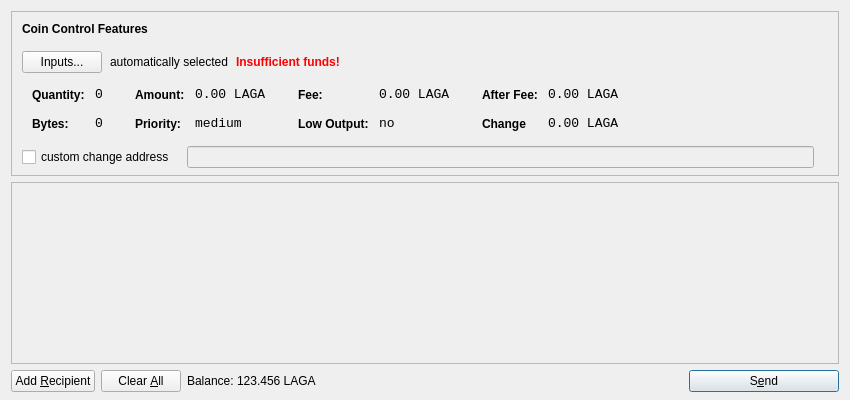
<?xml version="1.0" encoding="UTF-8"?>
<ui version="4.0">
 <class>SendCoinsDialog</class>
 <widget class="QDialog" name="SendCoinsDialog">
  <property name="geometry">
   <rect>
    <x>0</x>
    <y>0</y>
    <width>850</width>
    <height>400</height>
   </rect>
  </property>
  <property name="windowTitle">
   <string>Send Coins</string>
  </property>
  <layout class="QVBoxLayout" name="verticalLayout" stretch="0,1,0">
   <property name="bottomMargin">
    <number>8</number>
   </property>
   <item>
    <widget class="QFrame" name="frameCoinControl">
     <property name="sizePolicy">
      <sizepolicy hsizetype="Expanding" vsizetype="Expanding">
       <horstretch>0</horstretch>
       <verstretch>0</verstretch>
      </sizepolicy>
     </property>
     <property name="maximumSize">
      <size>
       <width>16777215</width>
       <height>16777215</height>
      </size>
     </property>
     <property name="frameShape">
      <enum>QFrame::StyledPanel</enum>
     </property>
     <property name="frameShadow">
      <enum>QFrame::Sunken</enum>
     </property>
     <layout class="QVBoxLayout" name="verticalLayoutCoinControl2">
      <property name="spacing">
       <number>-1</number>
      </property>
      <property name="leftMargin">
       <number>0</number>
      </property>
      <property name="topMargin">
       <number>0</number>
      </property>
      <property name="rightMargin">
       <number>0</number>
      </property>
      <property name="bottomMargin">
       <number>6</number>
      </property>
      <item>
       <layout class="QVBoxLayout" name="verticalLayoutCoinControl" stretch="0,0,0,0,1">
        <property name="spacing">
         <number>0</number>
        </property>
        <property name="leftMargin">
         <number>10</number>
        </property>
        <property name="topMargin">
         <number>10</number>
        </property>
        <item>
         <layout class="QHBoxLayout" name="horizontalLayoutCoinControl1">
          <property name="bottomMargin">
           <number>15</number>
          </property>
          <item>
           <widget class="QLabel" name="labelCoinControlFeatures">
            <property name="sizePolicy">
             <sizepolicy hsizetype="Preferred" vsizetype="Maximum">
              <horstretch>0</horstretch>
              <verstretch>0</verstretch>
             </sizepolicy>
            </property>
            <property name="font">
             <font>
              <weight>75</weight>
              <bold>true</bold>
             </font>
            </property>
            <property name="styleSheet">
             <string notr="true">font-weight:bold;</string>
            </property>
            <property name="text">
             <string>Coin Control Features</string>
            </property>
           </widget>
          </item>
         </layout>
        </item>
        <item>
         <layout class="QHBoxLayout" name="horizontalLayoutCoinControl2" stretch="0,0,0,0">
          <property name="spacing">
           <number>8</number>
          </property>
          <property name="bottomMargin">
           <number>10</number>
          </property>
          <item>
           <widget class="QPushButton" name="pushButtonCoinControl">
            <property name="styleSheet">
             <string notr="true"/>
            </property>
            <property name="text">
             <string>Inputs...</string>
            </property>
           </widget>
          </item>
          <item>
           <widget class="QLabel" name="labelCoinControlAutomaticallySelected">
            <property name="text">
             <string>automatically selected</string>
            </property>
            <property name="margin">
             <number>5</number>
            </property>
           </widget>
          </item>
          <item>
           <widget class="QLabel" name="labelCoinControlInsuffFunds">
            <property name="font">
             <font>
              <weight>75</weight>
              <bold>true</bold>
             </font>
            </property>
            <property name="styleSheet">
             <string notr="true">color:red;font-weight:bold;</string>
            </property>
            <property name="text">
             <string>Insufficient funds!</string>
            </property>
            <property name="margin">
             <number>5</number>
            </property>
           </widget>
          </item>
          <item>
           <spacer name="horizontalSpacerCoinControl">
            <property name="orientation">
             <enum>Qt::Horizontal</enum>
            </property>
            <property name="sizeHint" stdset="0">
             <size>
              <width>40</width>
              <height>1</height>
             </size>
            </property>
           </spacer>
          </item>
         </layout>
        </item>
        <item>
         <widget class="QWidget" name="widgetCoinControl" native="true">
          <property name="sizePolicy">
           <sizepolicy hsizetype="Preferred" vsizetype="Preferred">
            <horstretch>0</horstretch>
            <verstretch>0</verstretch>
           </sizepolicy>
          </property>
          <property name="minimumSize">
           <size>
            <width>0</width>
            <height>0</height>
           </size>
          </property>
          <property name="styleSheet">
           <string notr="true"/>
          </property>
          <layout class="QHBoxLayout" name="horizontalLayoutCoinControl5">
           <property name="margin">
            <number>0</number>
           </property>
           <item>
            <layout class="QHBoxLayout" name="horizontalLayoutCoinControl3" stretch="0,0,0,1">
             <property name="spacing">
              <number>20</number>
             </property>
             <property name="topMargin">
              <number>0</number>
             </property>
             <property name="bottomMargin">
              <number>10</number>
             </property>
             <item>
              <layout class="QFormLayout" name="formLayoutCoinControl1">
               <property name="horizontalSpacing">
                <number>10</number>
               </property>
               <property name="verticalSpacing">
                <number>14</number>
               </property>
               <property name="leftMargin">
                <number>10</number>
               </property>
               <property name="topMargin">
                <number>4</number>
               </property>
               <property name="rightMargin">
                <number>6</number>
               </property>
               <item row="0" column="0">
                <widget class="QLabel" name="labelCoinControlQuantityText">
                 <property name="styleSheet">
                  <string notr="true">font-weight:bold;</string>
                 </property>
                 <property name="text">
                  <string>Quantity:</string>
                 </property>
                 <property name="margin">
                  <number>0</number>
                 </property>
                </widget>
               </item>
               <item row="0" column="1">
                <widget class="QLabel" name="labelCoinControlQuantity">
                 <property name="font">
                  <font>
                   <family>Monospace</family>
                   <pointsize>10</pointsize>
                  </font>
                 </property>
                 <property name="cursor">
                  <cursorShape>IBeamCursor</cursorShape>
                 </property>
                 <property name="contextMenuPolicy">
                  <enum>Qt::ActionsContextMenu</enum>
                 </property>
                 <property name="text">
                  <string>0</string>
                 </property>
                 <property name="margin">
                  <number>0</number>
                 </property>
                 <property name="textInteractionFlags">
                  <set>Qt::LinksAccessibleByMouse|Qt::TextSelectableByKeyboard|Qt::TextSelectableByMouse</set>
                 </property>
                </widget>
               </item>
               <item row="1" column="0">
                <widget class="QLabel" name="labelCoinControlBytesText">
                 <property name="styleSheet">
                  <string notr="true">font-weight:bold;</string>
                 </property>
                 <property name="text">
                  <string>Bytes:</string>
                 </property>
                </widget>
               </item>
               <item row="1" column="1">
                <widget class="QLabel" name="labelCoinControlBytes">
                 <property name="font">
                  <font>
                   <family>Monospace</family>
                   <pointsize>10</pointsize>
                  </font>
                 </property>
                 <property name="cursor">
                  <cursorShape>IBeamCursor</cursorShape>
                 </property>
                 <property name="contextMenuPolicy">
                  <enum>Qt::ActionsContextMenu</enum>
                 </property>
                 <property name="text">
                  <string>0</string>
                 </property>
                 <property name="textInteractionFlags">
                  <set>Qt::LinksAccessibleByMouse|Qt::TextSelectableByKeyboard|Qt::TextSelectableByMouse</set>
                 </property>
                </widget>
               </item>
              </layout>
             </item>
             <item>
              <layout class="QFormLayout" name="formLayoutCoinControl2">
               <property name="horizontalSpacing">
                <number>10</number>
               </property>
               <property name="verticalSpacing">
                <number>14</number>
               </property>
               <property name="leftMargin">
                <number>6</number>
               </property>
               <property name="topMargin">
                <number>4</number>
               </property>
               <property name="rightMargin">
                <number>6</number>
               </property>
               <item row="0" column="0">
                <widget class="QLabel" name="labelCoinControlAmountText">
                 <property name="styleSheet">
                  <string notr="true">font-weight:bold;</string>
                 </property>
                 <property name="text">
                  <string>Amount:</string>
                 </property>
                 <property name="margin">
                  <number>0</number>
                 </property>
                </widget>
               </item>
               <item row="0" column="1">
                <widget class="QLabel" name="labelCoinControlAmount">
                 <property name="font">
                  <font>
                   <family>Monospace</family>
                   <pointsize>10</pointsize>
                  </font>
                 </property>
                 <property name="cursor">
                  <cursorShape>IBeamCursor</cursorShape>
                 </property>
                 <property name="contextMenuPolicy">
                  <enum>Qt::ActionsContextMenu</enum>
                 </property>
                 <property name="text">
                  <string>0.00 LAGA</string>
                 </property>
                 <property name="textInteractionFlags">
                  <set>Qt::LinksAccessibleByMouse|Qt::TextSelectableByKeyboard|Qt::TextSelectableByMouse</set>
                 </property>
                </widget>
               </item>
               <item row="1" column="0">
                <widget class="QLabel" name="labelCoinControlPriorityText">
                 <property name="styleSheet">
                  <string notr="true">font-weight:bold;</string>
                 </property>
                 <property name="text">
                  <string>Priority:</string>
                 </property>
                </widget>
               </item>
               <item row="1" column="1">
                <widget class="QLabel" name="labelCoinControlPriority">
                 <property name="font">
                  <font>
                   <family>Monospace</family>
                   <pointsize>10</pointsize>
                  </font>
                 </property>
                 <property name="cursor">
                  <cursorShape>IBeamCursor</cursorShape>
                 </property>
                 <property name="contextMenuPolicy">
                  <enum>Qt::ActionsContextMenu</enum>
                 </property>
                 <property name="text">
                  <string>medium</string>
                 </property>
                 <property name="textInteractionFlags">
                  <set>Qt::LinksAccessibleByMouse|Qt::TextSelectableByKeyboard|Qt::TextSelectableByMouse</set>
                 </property>
                </widget>
               </item>
              </layout>
             </item>
             <item>
              <layout class="QFormLayout" name="formLayoutCoinControl3">
               <property name="horizontalSpacing">
                <number>10</number>
               </property>
               <property name="verticalSpacing">
                <number>14</number>
               </property>
               <property name="leftMargin">
                <number>6</number>
               </property>
               <property name="topMargin">
                <number>4</number>
               </property>
               <property name="rightMargin">
                <number>6</number>
               </property>
               <item row="0" column="0">
                <widget class="QLabel" name="labelCoinControlFeeText">
                 <property name="styleSheet">
                  <string notr="true">font-weight:bold;</string>
                 </property>
                 <property name="text">
                  <string>Fee:</string>
                 </property>
                 <property name="margin">
                  <number>0</number>
                 </property>
                </widget>
               </item>
               <item row="0" column="1">
                <widget class="QLabel" name="labelCoinControlFee">
                 <property name="font">
                  <font>
                   <family>Monospace</family>
                   <pointsize>10</pointsize>
                  </font>
                 </property>
                 <property name="cursor">
                  <cursorShape>IBeamCursor</cursorShape>
                 </property>
                 <property name="contextMenuPolicy">
                  <enum>Qt::ActionsContextMenu</enum>
                 </property>
                 <property name="text">
                  <string>0.00 LAGA</string>
                 </property>
                 <property name="textInteractionFlags">
                  <set>Qt::LinksAccessibleByMouse|Qt::TextSelectableByKeyboard|Qt::TextSelectableByMouse</set>
                 </property>
                </widget>
               </item>
               <item row="1" column="0">
                <widget class="QLabel" name="labelCoinControlLowOutputText">
                 <property name="styleSheet">
                  <string notr="true">font-weight:bold;</string>
                 </property>
                 <property name="text">
                  <string>Low Output:</string>
                 </property>
                </widget>
               </item>
               <item row="1" column="1">
                <widget class="QLabel" name="labelCoinControlLowOutput">
                 <property name="font">
                  <font>
                   <family>Monospace</family>
                   <pointsize>10</pointsize>
                  </font>
                 </property>
                 <property name="cursor">
                  <cursorShape>IBeamCursor</cursorShape>
                 </property>
                 <property name="contextMenuPolicy">
                  <enum>Qt::ActionsContextMenu</enum>
                 </property>
                 <property name="text">
                  <string>no</string>
                 </property>
                 <property name="textInteractionFlags">
                  <set>Qt::LinksAccessibleByMouse|Qt::TextSelectableByKeyboard|Qt::TextSelectableByMouse</set>
                 </property>
                </widget>
               </item>
              </layout>
             </item>
             <item>
              <layout class="QFormLayout" name="formLayoutCoinControl4">
               <property name="horizontalSpacing">
                <number>10</number>
               </property>
               <property name="verticalSpacing">
                <number>14</number>
               </property>
               <property name="leftMargin">
                <number>6</number>
               </property>
               <property name="topMargin">
                <number>4</number>
               </property>
               <property name="rightMargin">
                <number>6</number>
               </property>
               <item row="0" column="0">
                <widget class="QLabel" name="labelCoinControlAfterFeeText">
                 <property name="styleSheet">
                  <string notr="true">font-weight:bold;</string>
                 </property>
                 <property name="text">
                  <string>After Fee:</string>
                 </property>
                 <property name="margin">
                  <number>0</number>
                 </property>
                </widget>
               </item>
               <item row="0" column="1">
                <widget class="QLabel" name="labelCoinControlAfterFee">
                 <property name="font">
                  <font>
                   <family>Monospace</family>
                   <pointsize>10</pointsize>
                  </font>
                 </property>
                 <property name="cursor">
                  <cursorShape>IBeamCursor</cursorShape>
                 </property>
                 <property name="contextMenuPolicy">
                  <enum>Qt::ActionsContextMenu</enum>
                 </property>
                 <property name="text">
                  <string>0.00 LAGA</string>
                 </property>
                 <property name="textInteractionFlags">
                  <set>Qt::LinksAccessibleByMouse|Qt::TextSelectableByKeyboard|Qt::TextSelectableByMouse</set>
                 </property>
                </widget>
               </item>
               <item row="1" column="0">
                <widget class="QLabel" name="labelCoinControlChangeText">
                 <property name="styleSheet">
                  <string notr="true">font-weight:bold;</string>
                 </property>
                 <property name="text">
                  <string>Change</string>
                 </property>
                </widget>
               </item>
               <item row="1" column="1">
                <widget class="QLabel" name="labelCoinControlChange">
                 <property name="font">
                  <font>
                   <family>Monospace</family>
                   <pointsize>10</pointsize>
                  </font>
                 </property>
                 <property name="cursor">
                  <cursorShape>IBeamCursor</cursorShape>
                 </property>
                 <property name="contextMenuPolicy">
                  <enum>Qt::ActionsContextMenu</enum>
                 </property>
                 <property name="text">
                  <string>0.00 LAGA</string>
                 </property>
                 <property name="textInteractionFlags">
                  <set>Qt::LinksAccessibleByMouse|Qt::TextSelectableByKeyboard|Qt::TextSelectableByMouse</set>
                 </property>
                </widget>
               </item>
              </layout>
             </item>
            </layout>
           </item>
          </layout>
         </widget>
        </item>
        <item>
         <layout class="QHBoxLayout" name="horizontalLayoutCoinControl4" stretch="0,0,0">
          <property name="spacing">
           <number>12</number>
          </property>
          <property name="sizeConstraint">
           <enum>QLayout::SetDefaultConstraint</enum>
          </property>
          <property name="topMargin">
           <number>5</number>
          </property>
          <property name="rightMargin">
           <number>5</number>
          </property>
          <item>
           <widget class="QCheckBox" name="checkBoxCoinControlChange">
            <property name="text">
             <string>custom change address</string>
            </property>
           </widget>
          </item>
          <item>
           <widget class="QLineEdit" name="lineEditCoinControlChange">
            <property name="enabled">
             <bool>false</bool>
            </property>
            <property name="sizePolicy">
             <sizepolicy hsizetype="Expanding" vsizetype="Fixed">
              <horstretch>0</horstretch>
              <verstretch>0</verstretch>
             </sizepolicy>
            </property>
           </widget>
          </item>
          <item>
           <widget class="QLabel" name="labelCoinControlChangeLabel">
            <property name="sizePolicy">
             <sizepolicy hsizetype="Preferred" vsizetype="Expanding">
              <horstretch>0</horstretch>
              <verstretch>0</verstretch>
             </sizepolicy>
            </property>
            <property name="minimumSize">
             <size>
              <width>0</width>
              <height>0</height>
             </size>
            </property>
            <property name="text">
             <string/>
            </property>
            <property name="margin">
             <number>3</number>
            </property>
           </widget>
          </item>
         </layout>
        </item>
        <item>
         <spacer name="verticalSpacerCoinControl">
          <property name="orientation">
           <enum>Qt::Vertical</enum>
          </property>
          <property name="sizeHint" stdset="0">
           <size>
            <width>800</width>
            <height>1</height>
           </size>
          </property>
         </spacer>
        </item>
       </layout>
      </item>
     </layout>
    </widget>
   </item>
   <item>
    <widget class="QScrollArea" name="scrollArea">
     <property name="widgetResizable">
      <bool>true</bool>
     </property>
     <widget class="QWidget" name="scrollAreaWidgetContents">
      <property name="geometry">
       <rect>
        <x>0</x>
        <y>0</y>
        <width>830</width>
        <height>165</height>
       </rect>
      </property>
      <layout class="QVBoxLayout" name="verticalLayout_2">
       <property name="margin">
        <number>0</number>
       </property>
       <item>
        <layout class="QVBoxLayout" name="entries">
         <property name="spacing">
          <number>6</number>
         </property>
        </layout>
       </item>
       <item>
        <spacer name="verticalSpacer">
         <property name="orientation">
          <enum>Qt::Vertical</enum>
         </property>
         <property name="sizeHint" stdset="0">
          <size>
           <width>20</width>
           <height>40</height>
          </size>
         </property>
        </spacer>
       </item>
      </layout>
     </widget>
    </widget>
   </item>
   <item>
    <layout class="QHBoxLayout" name="horizontalLayout">
     <item>
      <widget class="QPushButton" name="addButton">
       <property name="toolTip">
        <string>Send to multiple recipients at once</string>
       </property>
       <property name="text">
        <string>Add &amp;Recipient</string>
       </property>
       <property name="icon">
        <iconset resource="../bitcoin.qrc">
         <normaloff>:/icons/add</normaloff>:/icons/add</iconset>
       </property>
       <property name="autoDefault">
        <bool>false</bool>
       </property>
      </widget>
     </item>
     <item>
      <widget class="QPushButton" name="clearButton">
       <property name="sizePolicy">
        <sizepolicy hsizetype="Minimum" vsizetype="Fixed">
         <horstretch>0</horstretch>
         <verstretch>0</verstretch>
        </sizepolicy>
       </property>
       <property name="toolTip">
        <string>Remove all transaction fields</string>
       </property>
       <property name="text">
        <string>Clear &amp;All</string>
       </property>
       <property name="icon">
        <iconset resource="../bitcoin.qrc">
         <normaloff>:/icons/remove</normaloff>:/icons/remove</iconset>
       </property>
       <property name="autoRepeatDelay">
        <number>300</number>
       </property>
       <property name="autoDefault">
        <bool>false</bool>
       </property>
      </widget>
     </item>
     <item>
      <layout class="QHBoxLayout" name="horizontalLayout_2">
       <property name="spacing">
        <number>3</number>
       </property>
       <item>
        <widget class="QLabel" name="label">
         <property name="sizePolicy">
          <sizepolicy hsizetype="Preferred" vsizetype="Fixed">
           <horstretch>0</horstretch>
           <verstretch>0</verstretch>
          </sizepolicy>
         </property>
         <property name="text">
          <string>Balance:</string>
         </property>
        </widget>
       </item>
       <item>
        <widget class="QLabel" name="labelBalance">
         <property name="sizePolicy">
          <sizepolicy hsizetype="Preferred" vsizetype="Fixed">
           <horstretch>0</horstretch>
           <verstretch>0</verstretch>
          </sizepolicy>
         </property>
         <property name="cursor">
          <cursorShape>IBeamCursor</cursorShape>
         </property>
         <property name="text">
          <string>123.456 LAGA</string>
         </property>
         <property name="textInteractionFlags">
          <set>Qt::LinksAccessibleByMouse|Qt::TextSelectableByKeyboard|Qt::TextSelectableByMouse</set>
         </property>
        </widget>
       </item>
      </layout>
     </item>
     <item>
      <spacer name="horizontalSpacer">
       <property name="orientation">
        <enum>Qt::Horizontal</enum>
       </property>
       <property name="sizeHint" stdset="0">
        <size>
         <width>40</width>
         <height>20</height>
        </size>
       </property>
      </spacer>
     </item>
     <item>
      <widget class="QPushButton" name="sendButton">
       <property name="minimumSize">
        <size>
         <width>150</width>
         <height>0</height>
        </size>
       </property>
       <property name="toolTip">
        <string>Confirm the send action</string>
       </property>
       <property name="text">
        <string>S&amp;end</string>
       </property>
       <property name="icon">
        <iconset resource="../bitcoin.qrc">
         <normaloff>:/icons/send</normaloff>:/icons/send</iconset>
       </property>
       <property name="default">
        <bool>true</bool>
       </property>
      </widget>
     </item>
    </layout>
   </item>
  </layout>
 </widget>
 <resources>
  <include location="../bitcoin.qrc"/>
 </resources>
 <connections/>
</ui>
